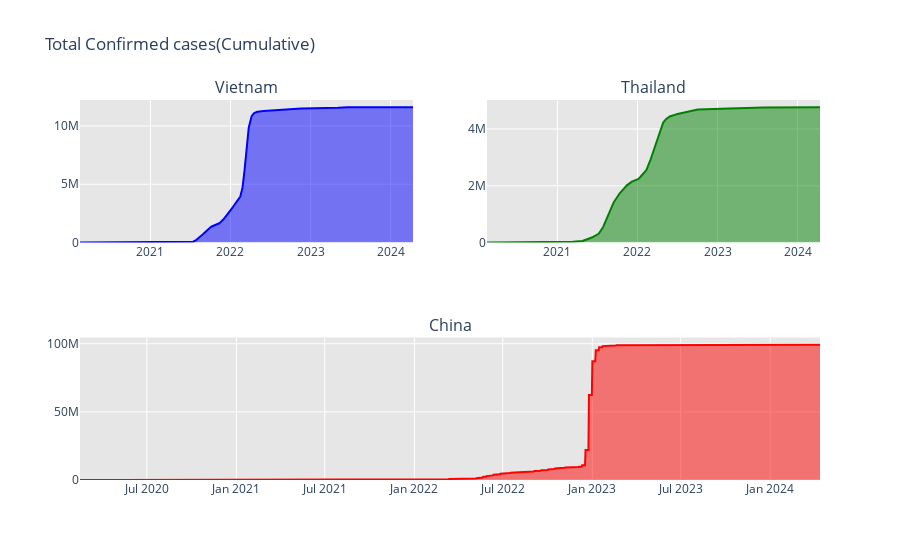

The cell this chart's notebook holds for it:
### Markdown cell above
##### Comparasion between the rise of cases in China, S.Korea and Vietnam

### Code cell
from plotly.subplots import make_subplots

fig = make_subplots(
    rows=2, cols=2,
    specs=[[{}, {}],
           [{"colspan": 2}, None]],
    subplot_titles=("Vietnam", "Thailand", "China", "India")
)

fig.add_trace(go.Scatter(x=vietnam_data['Date'], y=vietnam_data['Confirmed'], mode='lines', fill='tozeroy',
                         line=dict(color='blue', width=2), name='Vietnam'),1, 1)

fig.add_trace(go.Scatter(x=thailand_data['Date'], y=thailand_data['Confirmed'], mode='lines', fill='tozeroy',
                         line=dict(color='green', width=2), name='Thailand'),1, 2)

fig.add_trace(go.Scatter(x=china_data['Date'], y=china_data['Confirmed'], mode='lines', fill='tozeroy',
                         line=dict(color='red', width=2), name='China'), 2, 1)

# fig.add_trace(go.Scatter(x=india_data['Date'], y=india_data['Confirmed'], mode='lines', fill='tozeroy',
#                          line=dict(color='orange', width=2), name='India'), 3, 1)

fig.update_layout(showlegend=False, title_text="Total Confirmed cases(Cumulative)")
fig.update_layout(plot_bgcolor='rgb(230,230,230)')
fig.show()

### Figure 1 — Plotly figure (JSON) as saved in the notebook; plotly's stock layout.template omitted (floating-point values rounded to 4 significant figures; data arrays with more than 128 entries replaced by an {"elided": "..."} marker saying what was removed)
{"data": [{"fill": "tozeroy", "line": {"color": "blue", "width": 2}, "mode": "lines", "name": "Vietnam", "type": "scatter", "x": {"elided": "1519 str values"}, "xaxis": "x", "y": {"elided": "1519 int values"}, "yaxis": "y"}, {"fill": "tozeroy", "line": {"color": "green", "width": 2}, "mode": "lines", "name": "Thailand", "type": "scatter", "x": {"elided": "1519 str values"}, "xaxis": "x2", "y": {"elided": "1519 int values"}, "yaxis": "y2"}, {"fill": "tozeroy", "line": {"color": "red", "width": 2}, "mode": "lines", "name": "China", "type": "scatter", "x": {"elided": "1519 str values"}, "xaxis": "x3", "y": {"elided": "1519 int values"}, "yaxis": "y3"}], "layout": {"annotations": [{"font": {"size": 16}, "showarrow": false, "text": "Vietnam", "x": 0.225, "xanchor": "center", "xref": "paper", "y": 1, "yanchor": "bottom", "yref": "paper"}, {"font": {"size": 16}, "showarrow": false, "text": "Thailand", "x": 0.775, "xanchor": "center", "xref": "paper", "y": 1, "yanchor": "bottom", "yref": "paper"}, {"font": {"size": 16}, "showarrow": false, "text": "China", "x": 0.5, "xanchor": "center", "xref": "paper", "y": 0.375, "yanchor": "bottom", "yref": "paper"}], "autosize": true, "plot_bgcolor": "rgb(230,230,230)", "showlegend": false, "title": {"text": "Total Confirmed cases(Cumulative)"}, "xaxis": {"anchor": "y", "autorange": true, "domain": [0, 0.45], "range": ["2020-02-15", "2024-04-12"], "type": "date"}, "xaxis2": {"anchor": "y2", "autorange": true, "domain": [0.55, 1], "range": ["2020-02-15", "2024-04-12"], "type": "date"}, "xaxis3": {"anchor": "y3", "autorange": true, "domain": [0, 1], "range": ["2020-02-15", "2024-04-12"], "type": "date"}, "yaxis": {"anchor": "x", "autorange": true, "domain": [0.625, 1], "range": [0, 12230000.0], "type": "linear"}, "yaxis2": {"anchor": "x2", "autorange": true, "domain": [0.625, 1], "range": [0, 5021000.0], "type": "linear"}, "yaxis3": {"anchor": "x3", "autorange": true, "domain": [0, 0.375], "range": [0, 104600000.0], "type": "linear"}}}
